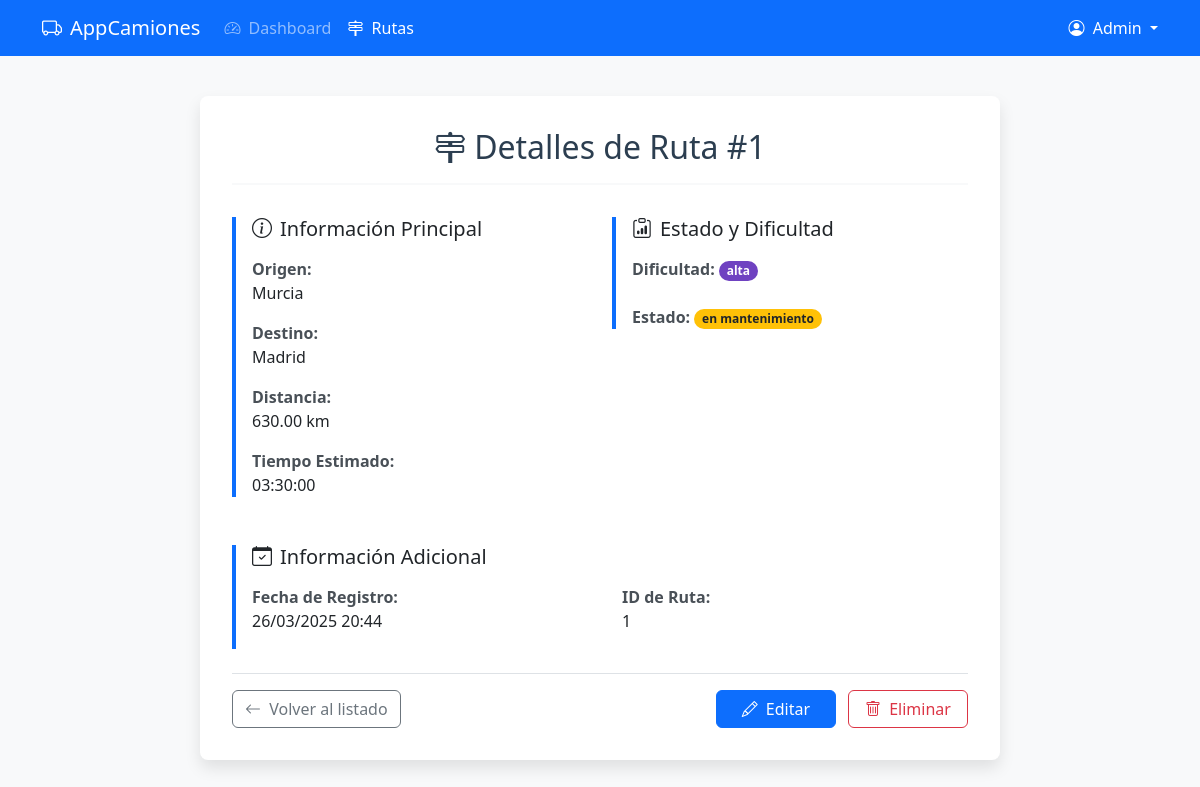
/views/rutas/view.php?id=1 (signed in), run on the app's committed database.
### tables this page shows
CREATE TABLE `rutas` (
  `id_ruta` int(11) NOT NULL,
  `origen` varchar(100) NOT NULL,
  `destino` varchar(100) NOT NULL,
  `distancia` decimal(10,2) NOT NULL COMMENT 'en kilómetros',
  `tiempo_estimado` time NOT NULL,
  `id_dificultad` int(11) NOT NULL,
  `id_estado_ruta` int(11) NOT NULL,
  `fecha_registro` datetime DEFAULT current_timestamp()
);

CREATE TABLE `dificultades_ruta` (
  `id_dificultad` int(11) NOT NULL,
  `nombre` varchar(50) NOT NULL,
  `descripcion` varchar(255) DEFAULT NULL
);

CREATE TABLE `estados_ruta` (
  `id_estado_ruta` int(11) NOT NULL,
  `nombre` varchar(50) NOT NULL,
  `descripcion` varchar(255) DEFAULT NULL
);

### controllers/RutasController.php (called while the page is built, shortened)
<?php
require_once __DIR__ . '/../config/database.php';
require_once __DIR__ . '/../models/Rutas.php';
class RutasController {
    private $rutas;
    public function __construct() {
        $this->db = new Database();
        $this->rutas = new Rutas($this->db->connect());
    }
    public function obtenerDetallesRuta($id) {
        return $this->rutas->readOne($id);
    }
    public function handleViewRequest() {
        $ruta = $this->obtenerDetallesRuta($_GET['id']);
        return $ruta;
    }
}

### config/database.php (called while the page is built, shortened)
<?php
class Database {
    private $host = 'localhost';
    private $db_name = 'proyecto_transportes';
    private $username = 'dmilanes';
    private $password = 'milanes1982*-';
    public function connect() {
        $this->conn = null;
        try {
            $this->conn = new PDO(
                "mysql:host=" . $this->host . ";dbname=" . $this->db_name,
                $this->username,
                $this->password
            );
            $this->conn->setAttribute(PDO::ATTR_ERRMODE, PDO::ERRMODE_EXCEPTION);
        } catch (PDOException $e) {
            die("Error de conexión: " . $e->getMessage());
        }
        return $this->conn;
    }
}
?>

### models/Rutas.php (called while the page is built, shortened)
<?php
class Rutas {
    private $conn;
    private $table_name = "rutas";
    private $table_dificultades = "dificultades_ruta";
    private $table_estados = "estados_ruta";
    public function __construct($db) {
        $this->conn = $db;
    }
    public function readOne($id) {
        $query = "SELECT
                    r.id_ruta,
                    r.origen,
                    r.destino,
                    r.distancia,
                    r.tiempo_estimado,
                    r.id_dificultad,
                    r.id_estado_ruta,
                    r.fecha_registro,
                    dr.nombre as dificultad,
                    er.nombre as estado
                  FROM " . $this->table_name . " r
                  LEFT JOIN " . $this->table_dificultades . " dr ON r.id_dificultad = dr.id_dificultad
                  LEFT JOIN " . $this->table_estados . " er ON r.id_estado_ruta = er.id_estado_ruta
                  WHERE r.id_ruta = ?";
        $stmt = $this->conn->prepare($query);
        $stmt->bindParam(1, $id);
        $stmt->execute();
        return $stmt->fetch(PDO::FETCH_ASSOC);
    }
}

### views/rutas/view.php (the view, shortened to what this page needs)
<?php
require_once __DIR__ . '/../../controllers/RutasController.php';
$controller = new RutasController();
$ruta = $controller->handleViewRequest();
?>
<!DOCTYPE html>
<html lang="es">
<head>
    <link href="https://cdn.jsdelivr.net/npm/bootstrap@5.3.0/dist/css/bootstrap.min.css" rel="stylesheet">
    <link href="https://cdn.jsdelivr.net/npm/bootstrap-icons@1.10.0/font/bootstrap-icons.css" rel="stylesheet">
</head>
<body>
    <nav class="navbar navbar-expand-lg navbar-dark bg-primary fixed-top">
        <div class="container">
            <a class="navbar-brand" href="../auth/dashboard.php">
                <i class="bi bi-truck me-2"></i>AppCamiones
            </a>
            <div class="collapse navbar-collapse" id="navbarNav">
                <ul class="navbar-nav me-auto">
                    <li class="nav-item">
                        <a class="nav-link" href="../auth/dashboard.php"><i class="bi bi-speedometer2 me-1"></i> Dashboard</a>
                    </li>
                    <li class="nav-item">
                        <a class="nav-link active" href="list.php"><i class="bi bi-signpost-2 me-1"></i> Rutas</a>
                    </li>
                </ul>
                <div class="d-flex">
                    <div class="dropdown">
                        <a class="nav-link dropdown-toggle text-white" href="#" id="navbarDropdown" role="button" data-bs-toggle="dropdown" aria-expanded="false">
                            <i class="bi bi-person-circle me-1"></i> <?php echo htmlspecialchars($_SESSION['user']['nombre']); ?>
                        </a>
                    </div>
                </div>
            </div>
        </div>
    </nav>
    <main class="main-content">
        <div class="container">
            <div class="detail-container">
                <h2 class="detail-title text-center">
                    <i class="bi bi-signpost-2 me-2"></i>Detalles de Ruta #<?= htmlspecialchars($ruta['id_ruta']) ?>
                </h2>
                <div class="row mb-4">
                    <div class="col-md-6">
                        <div class="detail-card">
                            <h5 class="mb-3"><i class="bi bi-info-circle me-2"></i>Información Principal</h5>
                            <div class="mb-3">
                                <span class="detail-label">Origen:</span>
                                <span class="detail-value d-block"><?= htmlspecialchars($ruta['origen']) ?></span>
                            </div>
                            <div class="mb-3">
                                <span class="detail-label">Destino:</span>
                                <span class="detail-value d-block"><?= htmlspecialchars($ruta['destino']) ?></span>
                            </div>
                            <div class="mb-3">
                                <span class="detail-label">Distancia:</span>
                                <span class="detail-value d-block"><?= number_format($ruta['distancia'], 2) ?> km</span>
                            </div>
                            <div>
                                <span class="detail-label">Tiempo Estimado:</span>
                                <span class="detail-value d-block"><?= htmlspecialchars($ruta['tiempo_estimado']) ?></span>
                            </div>
                        </div>
                    </div>
                    <div class="col-md-6">
                        <div class="detail-card">
                            <h5 class="mb-3"><i class="bi bi-clipboard-data me-2"></i>Estado y Dificultad</h5>
                            <div class="mb-4">
                                <span class="detail-label">Dificultad:</span>
                                <span class="badge badge-dificultad rounded-pill"><?= htmlspecialchars($ruta['dificultad']) ?></span>
                            </div>
                            <div>
                                <span class="detail-label">Estado:</span>
                                <?php
                                $estadoClass = 'badge-estado-activa';
                                if ($ruta['estado'] === 'inactiva') {
                                    $estadoClass = 'badge-estado-inactiva';
                                } elseif ($ruta['estado'] === 'en mantenimiento') {
                                    $estadoClass = 'badge-estado-mantenimiento';
                                }
                                ?>
                                <span class="badge <?= $estadoClass ?> rounded-pill"><?= htmlspecialchars($ruta['estado']) ?></span>
                            </div>
                        </div>
                    </div>
                </div>
                <div class="detail-card">
                    <h5 class="mb-3"><i class="bi bi-calendar-check me-2"></i>Información Adicional</h5>
                    <div class="row">
                        <div class="col-md-6">
                            <div class="mb-3">
                                <span class="detail-label">Fecha de Registro:</span>
                                <span class="detail-value d-block"><?= date('d/m/Y H:i', strtotime($ruta['fecha_registro'])) ?></span>
                            </div>
                        </div>
                        <div class="col-md-6">
                            <div class="mb-3">
                                <span class="detail-label">ID de Ruta:</span>
                                <span class="detail-value d-block"><?= htmlspecialchars($ruta['id_ruta']) ?></span>
                            </div>
                        </div>
                    </div>
                </div>
                <div class="d-flex justify-content-between mt-4 pt-3 border-top">
                    <a href="list.php" class="btn btn-outline-secondary btn-action">
                        <i class="bi bi-arrow-left me-1"></i> Volver al listado
                    </a>
                    <div>
                        <a href="edit.php?id=<?= $ruta['id_ruta'] ?>" class="btn btn-primary btn-action me-2">
                            <i class="bi bi-pencil me-1"></i> Editar
                        </a>
                        <a href="delete.php?id=<?= $ruta['id_ruta'] ?>"
                           class="btn btn-outline-danger btn-action"
                           onclick="return confirm('¿Estás seguro de eliminar esta ruta? Esta acción no se puede deshacer.')">
                            <i class="bi bi-trash me-1"></i> Eliminar
                        </a>
                    </div>
                </div>
            </div>
        </div>
    </main>
</body>
</html>

### views/rutas/view.php (style rules this page uses)
body { padding-top: 56px; background-color: #f8f9fa; display: flex; flex-direction: column; min-height: 100vh; }
.main-content { flex: 1; display: flex; flex-direction: column; justify-content: center; padding: 2rem 0; }
.detail-container { max-width: 800px; width: 100%; margin: 0 auto; padding: 2rem; background-color: white; border-radius: 8px; box-shadow: 0 0.5rem 1rem rgba(0, 0, 0, 0.1); }
.detail-title { color: #2c3e50; border-bottom: 2px solid #f8f9fa; padding-bottom: 1rem; margin-bottom: 2rem; }
.detail-card { border-left: 4px solid #0d6efd; padding-left: 1rem; margin-bottom: 1.5rem; }
.detail-label { font-weight: 600; color: #495057; }
.detail-value { color: #212529; }
.badge-dificultad { background-color: #6f42c1; color: white; }
.badge-estado-mantenimiento { background-color: #ffc107; color: #212529; }
.btn-action { min-width: 120px; }

### data on the page
rutas: id_ruta "1", origen "Murcia", destino "Madrid", distancia "630.00", tiempo_estimado "03:30:00", id_dificultad.nombre "alta", id_estado_ruta.nombre "en mantenimiento", fecha_registro "26/03/2025 20:44"

### other printed values
$_SESSION['user']['nombre'] "Admin"
